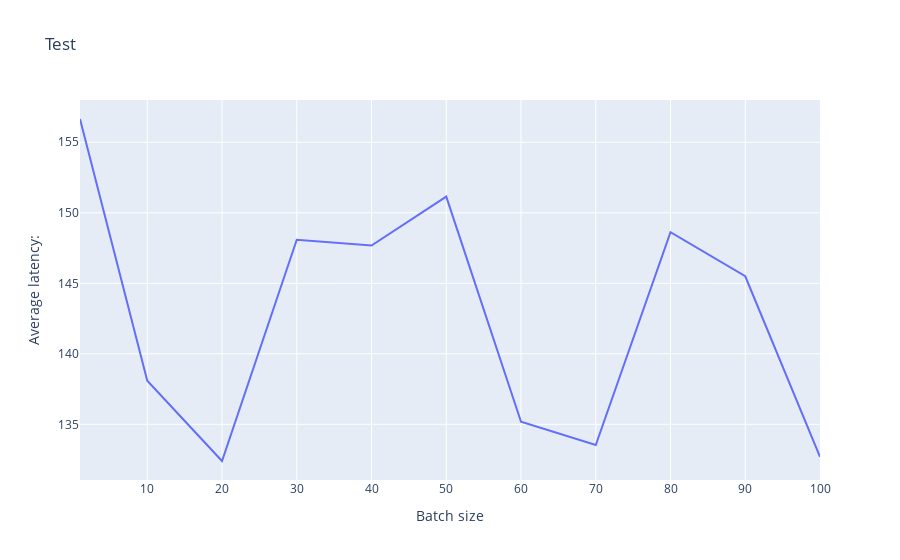

The notebook cell saved with this chart:
### Code cell
fig = px.line(df, x="Batch size", y="Average latency:", title='Test')
#layout = go.Layout(yaxis=dict(tickformat=".2%"))
#fig.update_layout(yaxis_tickformat=".2%")
fig.update_yaxes(type='linear')

fig.show()

### Figure 1 — Plotly figure (JSON) as saved in the notebook; plotly's stock layout.template omitted (floating-point values rounded to 4 significant figures)
{"data": [{"hovertemplate": "Batch size=%{x}<br>Average latency:=%{y}<extra></extra>", "legendgroup": "", "line": {"color": "#636efa", "dash": "solid"}, "marker": {"symbol": "circle"}, "mode": "lines", "name": "", "orientation": "v", "showlegend": false, "type": "scatter", "x": [1, 10, 20, 30, 40, 50, 60, 70, 80, 90, 100], "xaxis": "x", "y": ["156.65", "138.09", "132.40", "148.09", "147.68", "151.15", "135.18", "133.53", "148.62", "145.50", "132.70"], "yaxis": "y"}], "layout": {"legend": {"tracegroupgap": 0}, "title": {"text": "Test"}, "xaxis": {"anchor": "y", "domain": [0, 1], "title": {"text": "Batch size"}}, "yaxis": {"anchor": "x", "domain": [0, 1], "title": {"text": "Average latency:"}, "type": "linear"}}}
